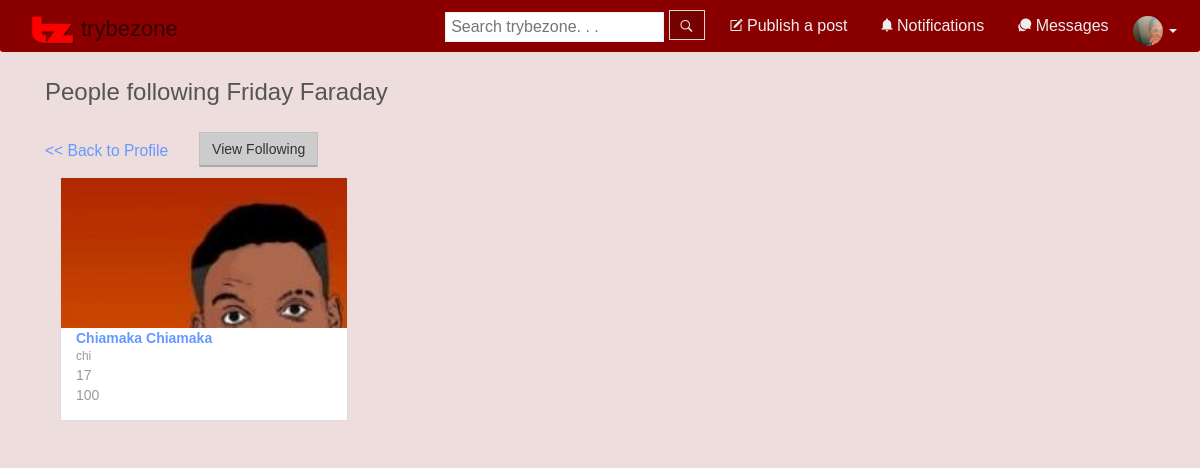
Screenshot of /follow.php?user=faraday&view=followers (signed in) with the database file from the repository.
### tables this page shows
CREATE TABLE `profilepics` (
  `username` varchar(100) NOT NULL,
  `profilepic` varchar(255) DEFAULT 'images/ppic.png',
  `audnote` varchar(255) DEFAULT NULL,
  `upid` int(255) DEFAULT NULL
);

CREATE TABLE `followers` (
  `id` int(255) NOT NULL,
  `username` varchar(100) DEFAULT NULL,
  `follower` varchar(100) DEFAULT NULL,
  `type` varchar(100) DEFAULT NULL,
  `time` timestamp NULL DEFAULT CURRENT_TIMESTAMP ON UPDATE CURRENT_TIMESTAMP
);

CREATE TABLE `users` (
  `userid` int(255) NOT NULL,
  `firstname` varchar(50) NOT NULL,
  `lastname` varchar(50) DEFAULT NULL,
  `phone` varchar(15) DEFAULT NULL,
  `email` varchar(100) DEFAULT NULL,
  `department` varchar(60) DEFAULT NULL,
  `level` varchar(10) DEFAULT '100?',
  `sex` varchar(13) DEFAULT NULL,
  `username` varchar(100) DEFAULT NULL,
  `month` varchar(15) DEFAULT NULL,
  `year` int(4) DEFAULT NULL,
  `day` int(2) DEFAULT NULL
);

### includes/functions.inc (called while the page is built, shortened)
<?php
	function sanitize($data)
	{
		$data = htmlspecialchars(addslashes(trim($data)));
		return $data;
	}
	function file_validity($file)
	{
		if(file_exists($file) ){
			return $file;
		}
		else
		{
			$file = str_replace('../','',$file);
			$file = str_replace('uploads','',$file);
			$alp = substr($file,1,1);
			return "images/cctumb/$alp.png";
		}
	}
	function get_ppic($user,$connection)
	{
		global $connection;
		$sql = "SELECT profilepic FROM profilepics WHERE username = '$user'";
		try
		{
			$i = '';
			$query = $connection->query($sql);
			$query->setFetchMode(PDO::FETCH_ASSOC);
			foreach($query as $r)
			{
				$i = $r['profilepic'];
			}
		}
		catch(PDOException $e)
		{
		}
		return $i;
	}
	function get_name($other)
	{
		global $connection;
		$sql = "SELECT firstname,lastname FROM users WHERE username='$other'";
		$query = $connection->query($sql);
		$query->setFetchMode(PDO::FETCH_ASSOC);
		foreach ($query as $e) {
			return ucwords("$e[firstname] $e[lastname]");
		}
	}
?>

### follow.php (the view, shortened to what this page needs)
<?PHP
	include('includes/functions.inc');
	include('includes/header.inc');
	include('includes/primary_nav.inc');
	$username = sanitize($_GET['user']);
?>
<div class='container pad-tp'>
	<div class='col-sm-7'>
		<?php
			if(isset($_GET['view']))
			{
				if($_GET['view']=='following')
				{
					echo"<h3>People who ".ucwords(get_name($username))." Follows <br /> <br />
					<small><a  href='profile.php?view=$username'> << Back to Profile </a></small> &nbsp; &nbsp; <a href='follow.php?user=$username&view=followers'><small class='btn btn-default'>View Followers</small></a></h3>";
					echo"<title>People Who ".ucwords(get_name($username))." Follows</title>";
					$sql = "SELECT followers.*,users.firstname,users.level,users.lastname,users.sex,users.department,profilepics.profilepic,users.username FROM followers ";
					$sql .="INNER JOIN users ON users.username = followers.username";
					$sql .= " INNER JOIN profilepics ON profilepics.username=users.username ";
					$sql .= " WHERE followers.follower='$username' ORDER BY users.firstname LIMIT 0,30";
					$query = $connection->query($sql); $query->setFetchMode(PDO::FETCH_ASSOC);
					foreach ($query as $e)
					{
						$chk = compare_users($e['username'],$_SESSION['user']);
						if($chk == 'true')
						{
							$btn = "<button onclick=\"follow('$e[username]','user',this)\" class='btn btn-default' style='padding:3px;font-weight:bold;margin-top:50px;float:right'><i class='ion-minus-circled'></i> Unfollow</button>";
						}
						else
						{
							$btn = "<button class='btn btn-warning' onclick=\"follow('$e[username]','user',this)\" style='padding:3px;font-weight:bold;margin-top:50px;float:right'><i class='ion-ios-personadd'></i> Follow </button>";
						}
						if($_SESSION['user']==$_GET['user'])
						{
							$btn = '';
						}
						if ($_SESSION['user']==$e['username']) {
							$btn = "Me";
						}
						$e['level'] = ($e['level']=='100?') ? 'Not set' : $e['level'] ;
						$img = file_validity($e['profilepic'].'tumb.jpg');
							echo "<div class='col-sm-6'><div class='panel panel-default'>
								<div style='background:url($img);background-size:100%;height:150px'>
									$btn
								</div>
								<div class='panel-body' style='padding-top:0px'>
									<b><a href='profile.php?view=".urlencode($e['username'])."'>".ucwords("$e[firstname] $e[lastname]")."</a></b><br />
									<small class='text-muted'>$e[username]</small><br/>
									<span class='text-muted'>$e[department]<br />$e[level]</span>
								</div>
							</div></div>
							";
					}
						if($query->rowCount()==0)
						{
							echo "<div class='alert alert-info'>Not Following anyone yet</div>";
						}
					echo "<div id='f_append'></div>";
					if($query->rowCount()>29)
					{
				?>
				<a href='javascript:'class='btn form-control btn-info' id='gghhtt' onclick='load_more_feeds("more_posts",10,this,"following");this.innerHTML="<i class=\"glyphicon glyphicon-refresh\"></i> loading. . . "'><i class='glyphicon glyphicon-download-alt'></i> Load More</a><br />
				<?php
			}
				}
				elseif($_GET['view']=='followers')
				{
					echo"<h3>People following ".ucwords(get_name($username))."<br /> <br />
					<small><a  href='profile.php?view=$username'> << Back to Profile </a></small> &nbsp; &nbsp; <a href='follow.php?user=$username&view=following'><small class='btn btn-default'>View Following</small></a></h3>";
					$sql = "SELECT followers.*,users.firstname,users.level,users.lastname,users.sex,users.department,profilepics.profilepic,users.username";
					$sql .=" FROM followers INNER JOIN users ON users.username = followers.follower";
					$sql .= " INNER JOIN profilepics ON profilepics.username=users.username ";
					$sql .= " WHERE followers.username='$username' ORDER BY users.firstname LIMIT 30";
					$query = $connection->query($sql); $query->setFetchMode(PDO::FETCH_ASSOC);
					foreach ($query as $e)
					{
						$chk = compare_users($e['username'],$_SESSION['user']);
						if($chk == 'true')
						{
							$btn = "<button onclick=\"follow('$e[username]','user',this)\" class='btn btn-default' style='padding:3px;font-weight:bold;margin-top:50px;float:right'><i class='ion-minus-circled'></i> Unfollow</button>";
						}
						else
						{
							$btn = "<button class='btn btn-warning' onclick=\"follow('$e[username]','user',this)\" style='padding:3px;font-weight:bold;margin-top:50px;float:right'><i class='ion-ios-personadd'></i> Follow </button>";
						}
						if($_SESSION['user']==$_GET['user'])
						{
							$btn = '';
						}
						$e['level'] = ($e['level']=='100?') ? 'Not set' : $e['level'] ;
						$img = file_validity($e['profilepic'].'tumb.jpg');
							echo "<div class='col-sm-6'><div class='panel panel-default'>
								<div style='background:url($img);background-size:100%;height:150px'>
									$btn
								</div>
								<div class='panel-body' style='padding-top:0px'>
									<b><a href='profile.php?view=".urlencode($e['username'])."'>".ucwords("$e[firstname] $e[lastname]")."</a></b><br />
									<small class='text-muted'>$e[username]</small><br/>
									<span class='text-muted'>$e[department]<br />$e[level]</span>
								</div>
							</div></div>";
					}echo "<div id='f_append'></div>";
					if($query->rowCount()>29)
					{
					?>
					<a href='javascript:'class='btn form-control btn-info' id='gghhtt' onclick='load_more_feeds("more_posts",10,this,"following");this.innerHTML="<i class=\"glyphicon glyphicon-refresh\"></i> loading. . . "'><i class='glyphicon glyphicon-download-alt'></i> Load More</a><br />
					<?php
				}}
				else
				{
					echo "hiah ph";
				}
			}
		?>
	</div>
</div>
<?php
	include 'includes/footer.inc';
?>

### includes/primary_nav.inc (shortened to what this page needs)
<div class='navbar navbar-red navbar-fixed-top' id='nav' style='margin-bottom:0px;border-radius:0 0 3px 3px;'>
	<div class='container'>
		<div class='navbar-header hidden-sm'>
			<a id='brand' href='index.php' class='navbar-brand' style='color:#300;font-size:22px;'><img src='images/logo_small.png' height='30px'> <?php echo SITE_NAME ?></a>
		</div>
		<div class='collapse navbar-collapse' id='the_nav'>
			<ul class='nav nav-tabs navbar-nav navbar-right no-border'>
				<li>
					<span style='display: block;margin-top:10px;' class='hidden-sm' >
					<form method="get" action="search.php">
						<input placeholder='Search <?php echo SITE_NAME?>. . .'  name='term'
						style='color:#422;padding:5px;border:1px solid #eee;height:30px;margin-right:0px'>
						<button class='pointer'
						style="margin-right:10px;height:30px;color:#eee;display:inline-block;
						border:1px solid #ddd;padding-bottom:4px;padding-top:5px;padding-left:11px;padding-right:11px;background:#700" onmouseover='this.style.background="#200"' onmouseleave='this.style.background="#700"'>
							<i class='ion-ios-search-strong'></i>
						</button>
					</form>
					</span>
				</li>
				<li>
					<a class='pointer' data-toggle='modal' data-target='#post'><span class='icon ion-compose'></span> Publish a post</a>
				</li>
				<li class='dropdown'>
					<a class='pointer dropdown-toggle' href='javascript:' data-toggle='dropdown'><i class='ion-android-notifications'></i> Notifications
					</a>
				</li>
				<li class='dropdown'>
					<a href='#' class='dropdown-toggle' data-toggle='dropdown'>
						<span class='icon ion-chatbubbles'></span> Messages
					</a>
				</li>
				<li class='dropdown' >
					<a href='#' class='dropdown-toggle' data-toggle='dropdown' style='padding:5px;padding-top:15px'>
						<?php echo "<img src='".file_validity(get_ppic($_SESSION['user'],$connection))."tumb.jpg' height='30px' width= '30px'style='border-radius:20px'>"; ?> <span class="caret"></span>
					</a>
								<i class='icon ion-android-contact'></i> Welcome, <?php echo get_name($_SESSION['user']) ?>
				</li>
			</ul>
		</div>
	</div>
</div>

### css/styles.css (style rules this page uses)
.pointer { cursor:pointer; }
.pad-tp { padding-top:9px; }
.no-border { border:0px; }
html,body { height: 100%; font-family: "Droid Sans Mono", arial; }
p,h1,h2,h3,h4 { font-family: "Droid Sans Mono", arial; }
a { color:#6699FF; }
.btn,.form-control,.alert,.progress,.panel,.list-group,.well,.list-group-item:first-child { border-radius:1px;box-shadow:0 0 0; }
.btn { border-color:transparent; }
.btn-default,.well { background-color:#cccccc; border-color:#c0c0c0; }
.nav-tabs>li>a { border-radius:0; }
h3,h4,h5,.panel { color:#555555; }
*, *:after, *:before { -webkit-box-sizing: border-box; -moz-box-sizing: border-box; box-sizing: border-box; padding: 0; margin: 0; }
.navbar-red { background:#8a0000; font-family:"Droid Sans Mono",arial; font-size:16px; }
.navbar-red .navbar-brand { color: #777; }
.navbar-red .navbar-nav > li > a { color: #eee; }
.navbar-red .navbar-collapse, .navbar-red .navbar-form { border-color: #e7e7e7; border:0px; }
.btn-default { background:#ccc; border-bottom:2px solid #aaa; }

### includes/header.inc (style rules this page uses)
* { font-family: "lucida grande",tahoma,verdana,arial,sans-serif; }

### rows the page displays
profilepics: profilepic (picture)
followers: profilepics.profilepic (picture), users.firstname+lastname "Chiamaka Chiamaka", users.username "chi", users.department "17", users.level "100"

### other values shown
SITE_NAME "trybezone"
get_name($username) "Friday Faraday"
